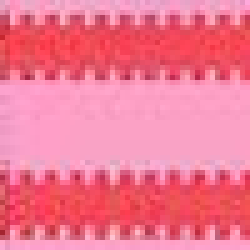
#> input picture sampleGAN/data/geometric/class_2_Index_4.jpeg, 50 x 50 px, found by its file name (shown 5 times larger)
$ python sampleGAN.py ../data/geometric/class_2_Index_4.jpeg   (older library calls are emulated)
#> lines starting #> are read from the running program, lines starting #| are printed output that depends on the picture
# import matplotlib.image as mpimg
import os
import numpy as np
# First, load the image
#dir_path = os.path.dirname(os.path.realpath(__file__))
# filename = "/Users/Admin/PycharmProjects/sampleGAN/data/floral/class_1_Index_0.jpeg"

# Load the image
# image = mpimg.imread(filename)

# Print out its shape
#print(image.shape)
# (10000, 784)

from PIL import Image, ImageFilter

def imagePrepare(argv):
    im = Image.open(argv).convert('L')
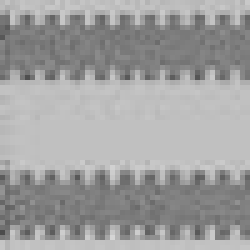
#> im: PIL image 50x50 L (shown 5 times larger); min 76, max 213, mean 159.4
    width = float(im.size[1])
#> width = 50
    height = float(im.size[0])
#> height = 50
    newImage = Image.new('L',(50,50),(255))
#> newImage: PIL image 50x50 L; every value is 255
    if width > height:
        nheight = int(round((20.0 / width * height),0))
        if (nheight == 0):
            nheight == 1
        img = im.resize((20, nheight), Image.ANTIALIAS).filter(ImageFilter.SHARPEN)
        wtop = int(round(((50 - nheight) / 2),0))
        newImage.paste(img, (4, wtop))
    else:
        nwidth = int(round((20.0 / width * height), 0))
#> nwidth = 20
        if (nwidth == 0):
            nwidth == 1
        img = im.resize((20, nwidth), Image.ANTIALIAS).filter(ImageFilter.SHARPEN)
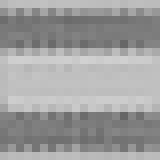
#> img: PIL image 20x20 L (shown 8 times larger); min 102, max 209, mean 158.3
        wleft = int(round(((50 - nwidth) / 2), 0))
#> wleft = 15
        newImage.paste(img, (wleft, 4))
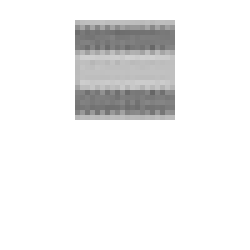
#> newImage: PIL image 50x50 L (shown 5 times larger); min 102, max 255, mean 239.5

    tv = list(newImage.getdata())
#> tv = 2500 values, max 255 at index 0, min 102 at index 930, mean 239.5
    tva = [(255 - x) * 1.0 / 255.0 for x in tv]
#> tva = 2500 values, max 0.6 at index 930, min 0 at index 0, mean 0.0606
    print(len(tva))
#| 2500
    print(tva)
#> (printed output is left out)
    return tva
test = []
# directory = '/Users/Admin/PycharmProjects/sampleGAN/data/geometric/'
# for filename in os.listdir(directory):
#     if filename.endswith(".jpeg"):
test.append(imagePrepare("/Users/Admin/PycharmProjects/sampleGAN/data/geometric/class_2_Index_4.jpeg"))

a = np.array(test)
print(a.shape)
